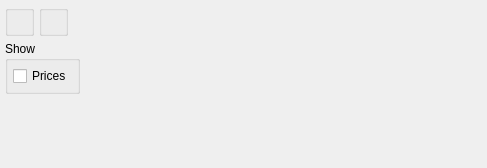
<?xml version="1.0" encoding="UTF-8"?>
<ui version="4.0">
 <comment>This file is part of the xTuple ERP: PostBooks Edition, a free and
open source Enterprise Resource Planning software suite,
Copyright (c) 1999-2011 by OpenMFG LLC, d/b/a xTuple.
It is licensed to you under the Common Public Attribution License
version 1.0, the full text of which (including xTuple-specific Exhibits)
is available at www.xtuple.com/CPAL.  By using this software, you agree
to be bound by its terms.</comment>
 <class>dspPartiallyShippedOrders</class>
 <widget class="QWidget" name="dspPartiallyShippedOrders">
  <property name="geometry">
   <rect>
    <x>0</x>
    <y>0</y>
    <width>487</width>
    <height>168</height>
   </rect>
  </property>
  <property name="windowTitle">
   <string>Partially Shipped Orders</string>
  </property>
  <layout class="QVBoxLayout" name="verticalLayout">
   <item>
    <layout class="QHBoxLayout" name="horizontalLayout_3">
     <item>
      <widget class="QGroupBox" name="_dateGroup">
       <property name="title">
        <string/>
       </property>
       <layout class="QGridLayout" name="gridLayout_2">
        <item row="0" column="0">
         <widget class="DateCluster" name="_dates"/>
        </item>
       </layout>
      </widget>
     </item>
     <item>
      <widget class="WarehouseGroup" name="_warehouse">
       <property name="title">
        <string/>
       </property>
       <property name="fixedSize">
        <bool>false</bool>
       </property>
      </widget>
     </item>
     <item>
      <spacer name="horizontalSpacer">
       <property name="orientation">
        <enum>Qt::Horizontal</enum>
       </property>
       <property name="sizeHint" stdset="0">
        <size>
         <width>0</width>
         <height>20</height>
        </size>
       </property>
      </spacer>
     </item>
    </layout>
   </item>
   <item>
    <layout class="QHBoxLayout" name="horizontalLayout_2">
     <item>
      <widget class="QGroupBox" name="_showGroup">
       <property name="title">
        <string>Show</string>
       </property>
       <layout class="QHBoxLayout" name="horizontalLayout">
        <item>
         <widget class="XCheckBox" name="_showPrices">
          <property name="text">
           <string>Prices</string>
          </property>
         </widget>
        </item>
       </layout>
      </widget>
     </item>
     <item>
      <spacer>
       <property name="orientation">
        <enum>Qt::Horizontal</enum>
       </property>
       <property name="sizeType">
        <enum>QSizePolicy::Expanding</enum>
       </property>
       <property name="sizeHint" stdset="0">
        <size>
         <width>0</width>
         <height>20</height>
        </size>
       </property>
      </spacer>
     </item>
    </layout>
   </item>
   <item>
    <spacer name="verticalSpacer">
     <property name="orientation">
      <enum>Qt::Vertical</enum>
     </property>
     <property name="sizeHint" stdset="0">
      <size>
       <width>20</width>
       <height>1</height>
      </size>
     </property>
    </spacer>
   </item>
  </layout>
 </widget>
 <layoutdefault spacing="5" margin="5"/>
 <pixmapfunction>qPixmapFromMimeSource</pixmapfunction>
 <customwidgets>
  <customwidget>
   <class>DateCluster</class>
   <extends>QWidget</extends>
   <header>datecluster.h</header>
  </customwidget>
  <customwidget>
   <class>WarehouseGroup</class>
   <extends>QGroupBox</extends>
   <header>warehousegroup.h</header>
  </customwidget>
  <customwidget>
   <class>XCheckBox</class>
   <extends>QCheckBox</extends>
   <header>xcheckbox.h</header>
  </customwidget>
 </customwidgets>
 <tabstops>
  <tabstop>_dates</tabstop>
  <tabstop>_showPrices</tabstop>
  <tabstop>_warehouse</tabstop>
 </tabstops>
 <resources/>
 <connections/>
</ui>
